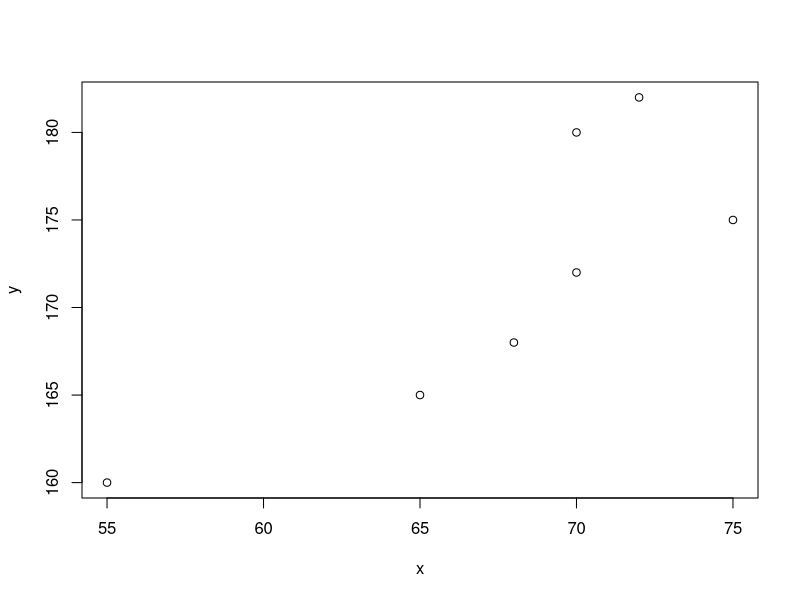
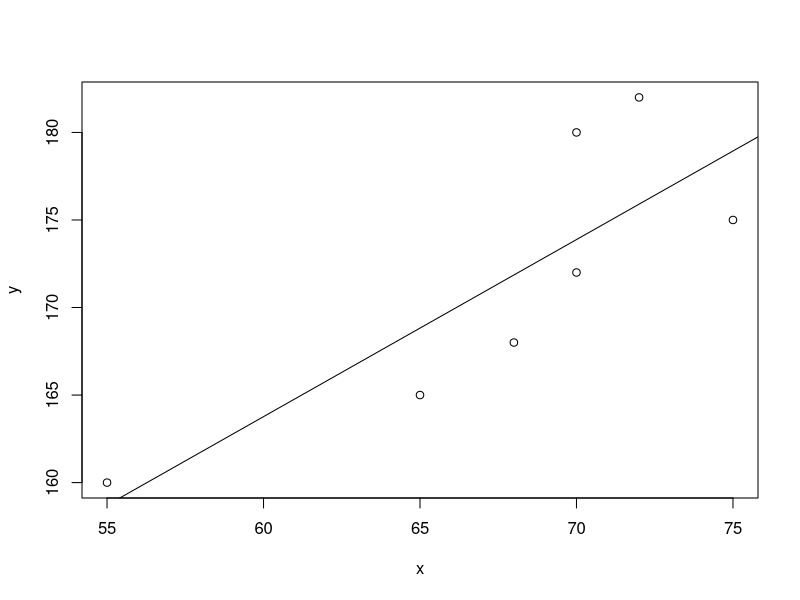
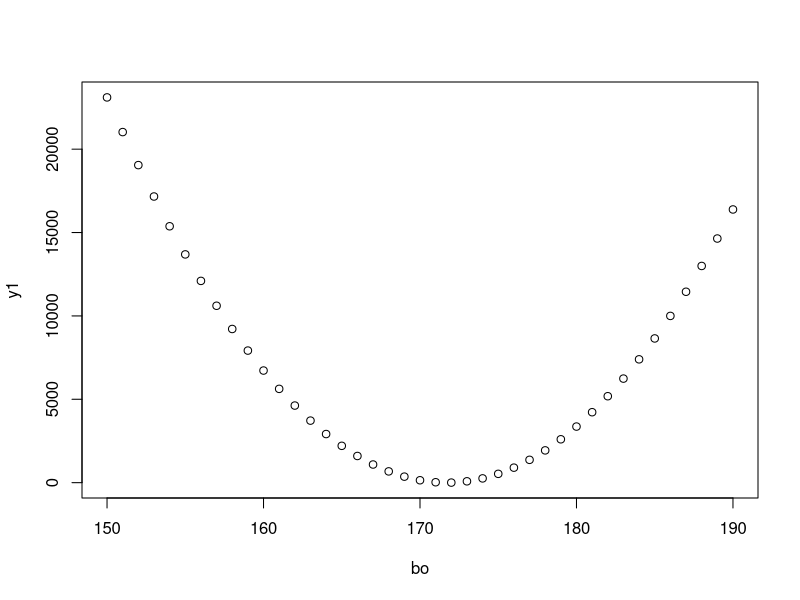
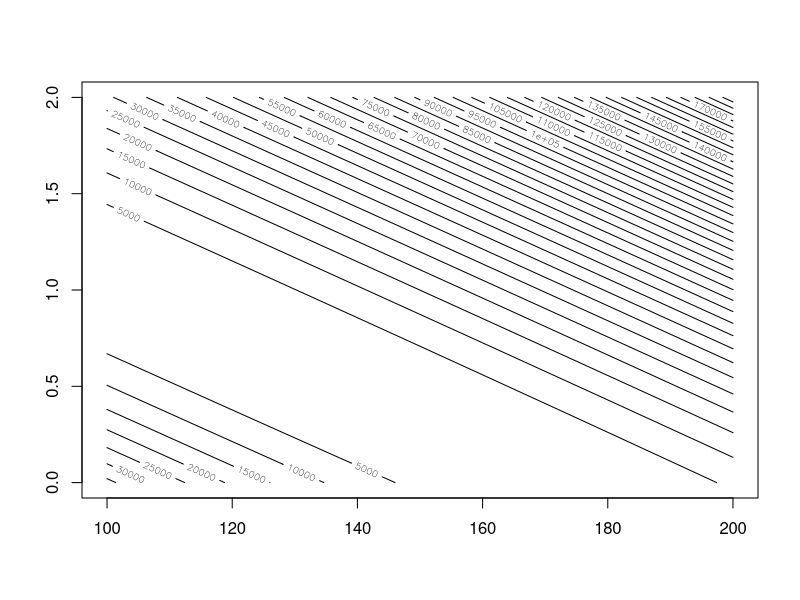
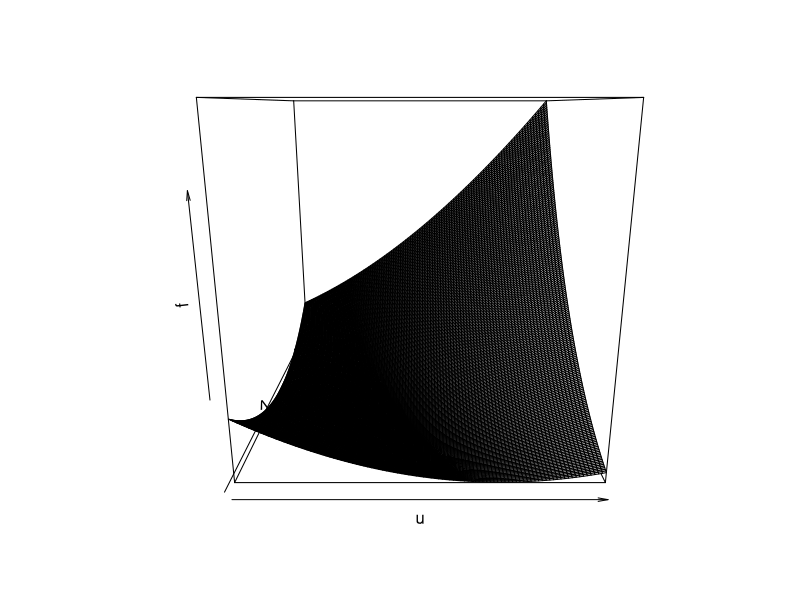

Source code (R) for these figures, in order:
## ---- chunk 1
knitr::opts_chunk$set(echo = TRUE)
## ---- chunk 2
x = c(68,70,65,55,70,72,75)
y = c(168,172,165,160,180,182,175)
plot(x,y)
## ---- chunk 3
len = length(x)
y_sum = sum(y)
x_sum = sum(x)
x_sum_squared = sum(x*x)
x_mean = x_sum/len
y_mean = y_sum/len
## ---- chunk 4
# Modèle 1
beta_o = y_sum/len

# Modèle 2
beta_o2 = y_sum/x_sum

# Modèle 3
a = (sum((x - x_mean) * (y - y_mean)))/(sum((x - x_mean)^2))
b = (y_mean - a*x_mean)
## ---- chunk 5
matrix_final = matrix(c(y,rep(y_mean,len),beta_o2*x,b+a*x),nrow = len,byrow = FALSE)
res = data.frame(matrix_final)
colnames(res) = c("True value","Premier modele","Deuxieme modele","Troisieme modele")
print(res)
## ---- chunk 6
plot(x,y)
abline(b,a)
## ---- chunk 7
bo = 150:190
y1 = (sum(y) - len*bo)^2
plot(bo,y1)
## ---- chunk 8
print(mean(y))
## ---- chunk 9
u = 100:200
v = seq(0,2,0.01)
f = outer(u,v,Vectorize(function(u,v)(sum((y - u - v*x)^2))))
contour(u,v,f, nlevels = 40)
persp(u,v,f)
## ---- chunk 10


## ---- chunk 11
dat = data.frame(x = c(68,70,65,55,70,72,75),
                 y = c(168,172,165,160,180,182,175))
## ---- chunk 12
# SSR(Beta_o)
min.RSS <- function(data, par) {
  with(data, sum((y - par[1])^2))
}
# On utilise la méthode de Brent car la méthode de Nelder-Mead est instable pour  
# l'optimisation en dimension 1
result <- optim(par=c(0),min.RSS,data=dat,method = "Brent",lower = 0,upper = 200)

print(result)
## ---- chunk 13
# SSR(Beta_o,Beta_1)

min.RSS <- function(data, par) {
  with(data, sum((y - par[1] - par[2] * x)^2))
}

result <- optim(par = c(0, 0), min.RSS, data = dat)
print(result)
## ---- chunk 14
f = function(y,x,u,v){
  sum((y - v - u*x)^2)
}
print(f(x,y,a,b))
print(f(x,y,result$par[2],result$par[1]))
